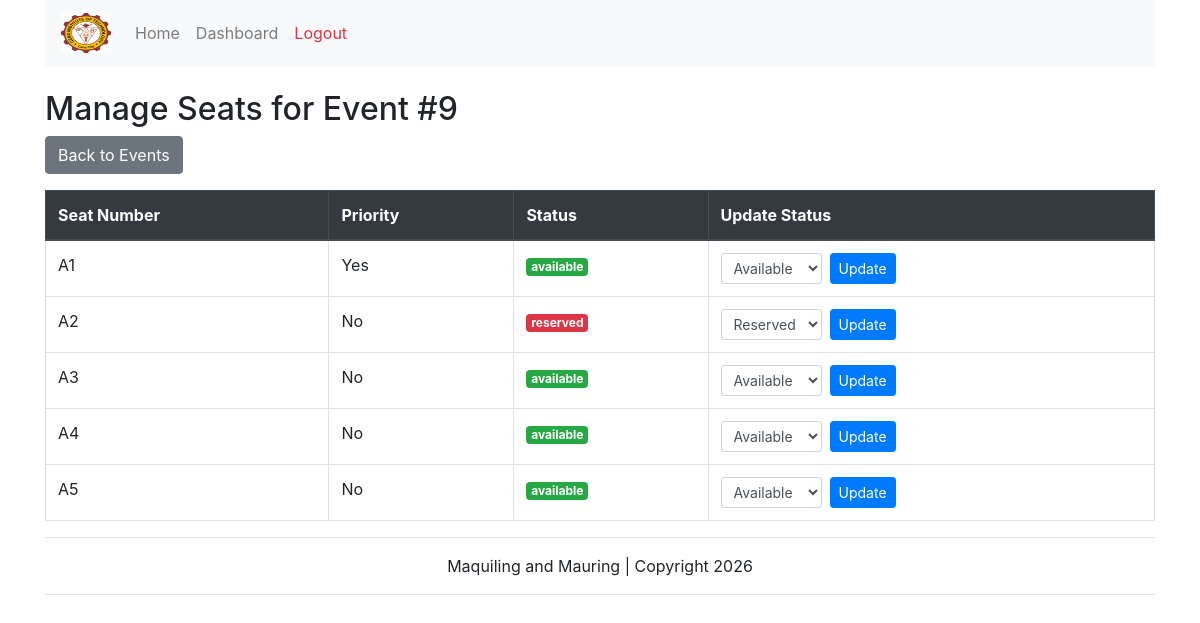
The app's page /manage_seats.php?event_id=9 (signed in) with its own data.
### tables this page shows
CREATE TABLE `Seat` (
  `seatID` int(11) NOT NULL,
  `eventID` int(11) NOT NULL,
  `seatNumber` varchar(20) NOT NULL,
  `status` varchar(20) DEFAULT 'available' CHECK (`status` in ('available','reserved')),
  `isPriority` tinyint(1) DEFAULT 0
);

### models/Seat.php (called while the page is built, shortened)
<?php
class Seat {
    private $conn;
    public function __construct($db) { $this->conn = $db; }
    public function getSeatsByEvent($eventID) {
        $query = "SELECT * FROM SEAT WHERE eventID = ?";
        $stmt = $this->conn->prepare($query);
        $stmt->execute([$eventID]);
        return $stmt->fetchAll(PDO::FETCH_ASSOC);
    }
}
?>

### public/manage_seats.php (the view, shortened to what this page needs)
<?php
require_once '../config/connect.php';
require_once '../models/Seat.php';
$seatModel = new Seat($db);
$eventID = $_GET['event_id'] ?? 0;
$seats = $seatModel->getSeatsByEvent($eventID);
require_once '../includes/header.php';
?>
<div class="mt-4">
    <h2>Manage Seats for Event #<?= htmlspecialchars($eventID) ?></h2>
    <a href="manage_events.php" class="btn btn-secondary mb-3">Back to Events</a>
    <table class="table table-bordered">
        <thead class="thead-dark"><tr><th>Seat Number</th><th>Priority</th><th>Status</th><th>Update Status</th></tr></thead>
        <tbody>
            <?php foreach ($seats as $seat): ?>
            <tr>
                <td><?= htmlspecialchars($seat['seatNumber']) ?></td>
                <td><?= $seat['isPriority'] ? 'Yes' : 'No' ?></td>
                <td><span class="badge badge-<?= $seat['status'] == 'available' ? 'success' : 'danger' ?>"><?= htmlspecialchars($seat['status']) ?></span></td>
                <td>
                    <form method="POST" class="form-inline">
                        <select name="status" class="form-control form-control-sm mr-2">
                            <option value="available" <?= $seat['status'] == 'available' ? 'selected' : '' ?>>Available</option>
                            <option value="reserved" <?= $seat['status'] == 'reserved' ? 'selected' : '' ?>>Reserved</option>
                        </select>
                        <button type="submit" class="btn btn-sm btn-primary">Update</button>
                    </form>
                </td>
            </tr>
            <?php endforeach; ?>
        </tbody>
    </table>
</div>
<?php require_once '../includes/footer.php'; ?>

### records on screen
seat: seatNumber "A1", isPriority "Yes", status "available", status "Available"
seat: seatNumber "A2", isPriority "No", status "reserved", status "Reserved"
seat: seatNumber "A3", isPriority "No", status "available", status "Available"
seat: seatNumber "A4", isPriority "No", status "available", status "Available"
seat: seatNumber "A5", isPriority "No", status "available", status "Available"

### other values on screen
$eventID "9"
